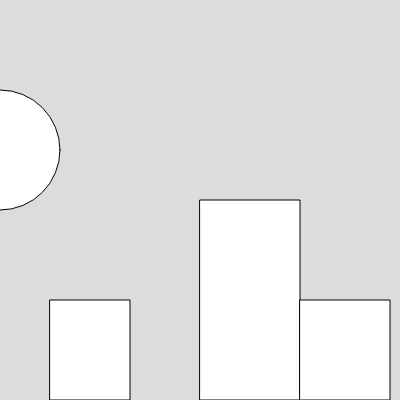
Frame 1 (no input)
Frame 60 (no input): identical to frame 1, image omitted
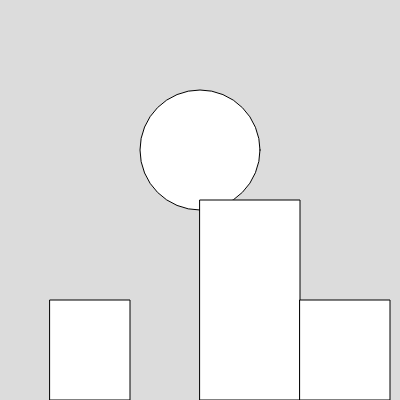
Frame 120 (the mouse pressed at the canvas centre since frame 60)

The p5.js sketch that drew these frames (run headless with seeded random() and noise() and a simulated clock; from frame 60 on, the mouse is pressed at the canvas centre):

// p5.js sketch
// ── sketch.js
/*skyline with a planet in the background
*/
function setup() {

  createCanvas(400, 400);
}let circlex = 200;

function draw() {
  background(220);
  circle (mouseX,150,120);
  circlex+=5
  
  
  rect (200,200, 100, 200);
  rect (50,300, 80, 100);
  rect (300,300, 90,100);

  }


  
  
